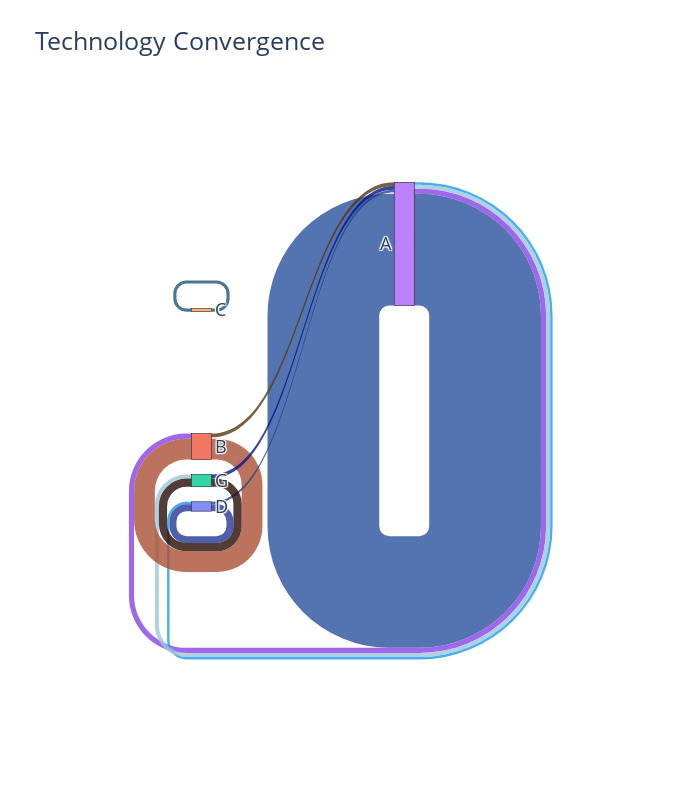

Notebook code for this chart:
### Markdown cell above
# Technology Convergence using Sankey Diagram

### Code cell
flows = []
for classes in df["CPC Classifications"]:
    if isinstance(classes, str):  
        class_list = classes.split(";;")  
        if len(class_list) > 1:  
            for i in range(len(class_list) - 1):
                
                main_class_source = class_list[i][0]  
                main_class_target = class_list[i + 1][0]  
                flows.append((main_class_source, main_class_target))  


flow_counts = pd.DataFrame(flows, columns=["Source", "Target"])
flow_counts["Count"] = 1
flow_counts = flow_counts.groupby(["Source", "Target"]).sum().reset_index()


filtered_flow_counts = flow_counts[flow_counts["Count"] >= 3000]


sources = filtered_flow_counts["Source"].tolist()
targets = filtered_flow_counts["Target"].tolist()
counts = filtered_flow_counts["Count"].tolist()


nodes = list(set(sources + targets))
node_indices = {node: idx for idx, node in enumerate(nodes)}


source_indices = [node_indices[source] for source in sources]
target_indices = [node_indices[target] for target in targets]


link_colors = ['rgba({}, {}, {}, 0.8)'.format(random.randint(0, 255), random.randint(0, 255), random.randint(0, 255)) for _ in range(len(counts))]
link_labels = [f"{count}" for count in counts]


fig = go.Figure(go.Sankey(
    node=dict(
        pad=15,
        thickness=20,
        line=dict(color="black", width=0.5),
        label=nodes,  
    ),
    link=dict(
        source=source_indices,  
        target=target_indices,  
        value=counts,  
        color=link_colors,  
        customdata=link_labels,  
        hovertemplate='Value: %{value}<br>Label: %{customdata}<extra></extra>' 
    )
))


fig.update_layout(title_text="Technology Convergence", font_size=18, width=700, height=800)  

fig.show()

### Figure 1 — Plotly figure (JSON) as saved in the notebook; plotly's stock layout.template omitted (floating-point values rounded to 4 significant figures)
{"data": [{"link": {"color": ["rgba(41, 81, 158, 0.8)", "rgba(136, 67, 230, 0.8)", "rgba(24, 155, 239, 0.8)", "rgba(156, 198, 218, 0.8)", "rgba(89, 55, 15, 0.8)", "rgba(170, 81, 53, 0.8)", "rgba(28, 85, 119, 0.8)", "rgba(38, 63, 138, 0.8)", "rgba(35, 55, 150, 0.8)", "rgba(3, 22, 139, 0.8)", "rgba(40, 10, 4, 0.8)"], "customdata": ["176084", "8174", "3823", "6344", "5913", "32754", "4941", "3660", "10932", "6053", "12958"], "hovertemplate": "Value: %{value}<br>Label: %{customdata}<extra></extra>", "source": [3, 3, 3, 3, 1, 1, 4, 0, 0, 2, 2], "target": [3, 1, 0, 2, 3, 1, 4, 3, 0, 3, 2], "value": [176084, 8174, 3823, 6344, 5913, 32754, 4941, 3660, 10932, 6053, 12958]}, "node": {"label": ["D", "B", "G", "A", "C"], "line": {"color": "black", "width": 0.5}, "pad": 15, "thickness": 20}, "type": "sankey"}], "layout": {"font": {"size": 18}, "height": 800, "title": {"text": "Technology Convergence"}, "width": 700}}
